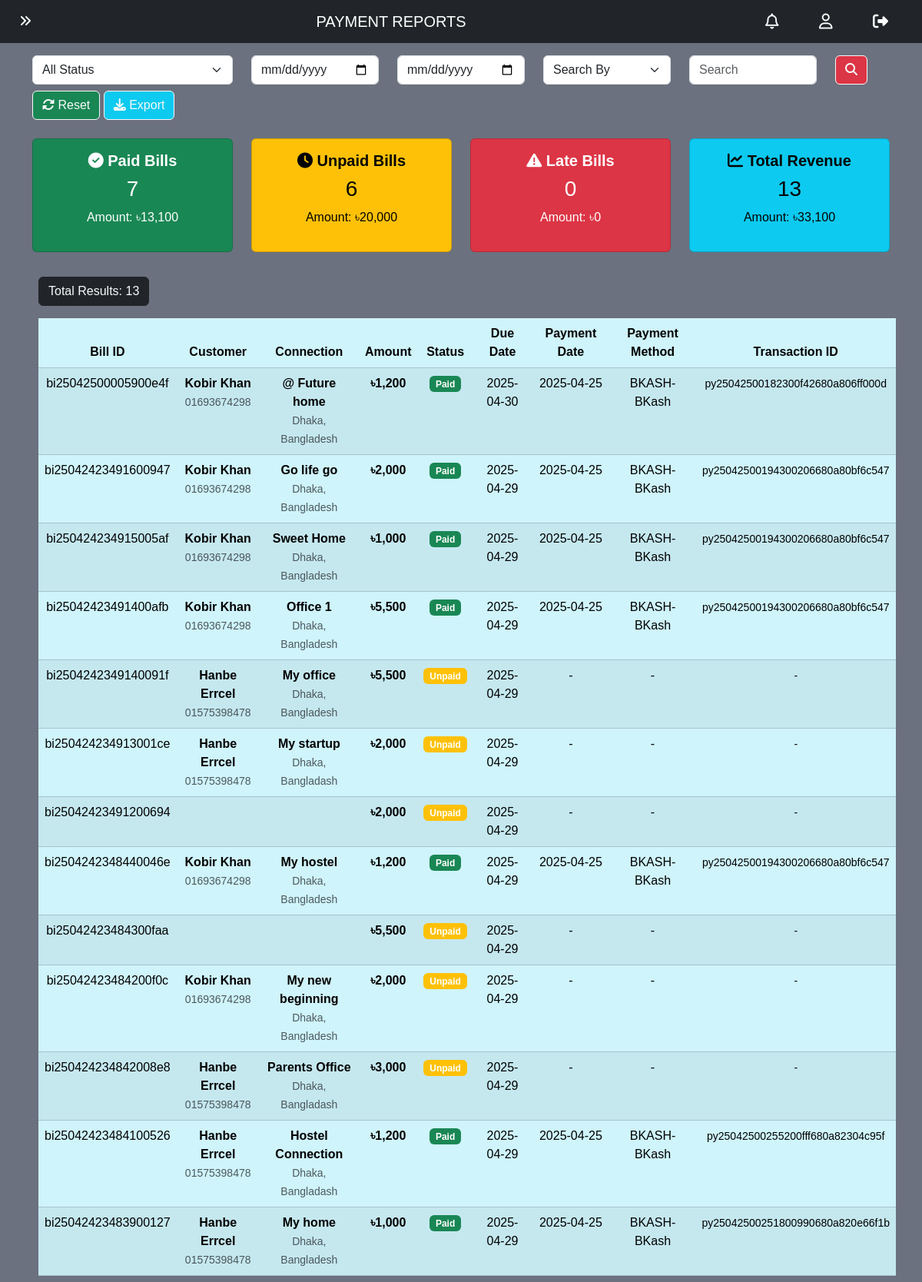
The page /paymentreport.php (signed in) on the database its author committed.
### tables this page shows
CREATE TABLE `bill` (
  `id` varchar(50) NOT NULL,
  `connection_id` varchar(50) DEFAULT NULL,
  `amount` int DEFAULT NULL,
  `state` text,
  `due_date` date DEFAULT NULL,
  `payment_id` varchar(50) DEFAULT NULL
);

CREATE TABLE `customer` (
  `id` varchar(50) NOT NULL,
  `name` varchar(100) DEFAULT NULL,
  `email` varchar(100) DEFAULT NULL,
  `phone` varchar(20) DEFAULT NULL,
  `address` varchar(100) DEFAULT NULL,
  `password` varchar(100) DEFAULT NULL,
  `nid` varchar(15) DEFAULT NULL,
  `gender` text NOT NULL,
  `photo` varchar(100) DEFAULT NULL
);

CREATE TABLE `connections` (
  `id` varchar(50) NOT NULL,
  `name` varchar(100) DEFAULT NULL,
  `address` varchar(200) DEFAULT NULL,
  `type` varchar(50) DEFAULT NULL,
  `customer_id` varchar(50) DEFAULT NULL,
  `plan_id` varchar(50) DEFAULT NULL,
  `state` varchar(30) DEFAULT NULL,
  `starting_date` date NOT NULL,
  `submission_date` date DEFAULT NULL,
  `req_plan` varchar(50) DEFAULT NULL
);

CREATE TABLE `payments` (
  `id` varchar(50) NOT NULL,
  `customer_id` varchar(50) DEFAULT NULL,
  `amount` double DEFAULT NULL,
  `state` varchar(10) DEFAULT NULL,
  `tran_id` varchar(50) DEFAULT NULL,
  `currency` varchar(10) DEFAULT 'BDT',
  `pay_date` datetime DEFAULT NULL,
  `val_id` varchar(27) DEFAULT NULL,
  `card_type` varchar(50) DEFAULT NULL,
  `store_amount` decimal(10,2) DEFAULT NULL,
  `bank_tran_id` varchar(27) DEFAULT NULL,
  `tran_status` varchar(10) DEFAULT NULL,
  `card_issuer` varchar(50) DEFAULT NULL,
  `card_brand` varchar(50) DEFAULT NULL,
  `card_sub_brand` varchar(50) DEFAULT NULL,
  `card_issuer_country` varchar(50) DEFAULT NULL,
  `card_issuer_country_code` varchar(5) DEFAULT NULL,
  `store_id` varchar(18) DEFAULT NULL,
  `verify_sign` varchar(32) DEFAULT NULL,
  `verify_sign_sha2` varchar(64) DEFAULT NULL,
  `risk_level` int DEFAULT NULL,
  `risk_title` varchar(10) DEFAULT NULL
);

### paymentreport.php (the view, shortened to what this page needs)
<!DOCTYPE html>
<html lang="en">
<head>
    <?php include '_link_common.php'; ?>
    <link rel="stylesheet" href="footer.css">
    <link rel="stylesheet" href="navbar.css">
</head>
<body>
    <?php
        require '_nav_admin.php';
        if(isset($_GET['status_filter'])){
            $status_filter = $_GET['status_filter'];
        } else {
            $status_filter = "all";
        }
        if(isset($_GET['date_from']) && isset($_GET['date_to'])){
            $date_from = $_GET['date_from'];
            $date_to = $_GET['date_to'];
        } else {
            $date_from = "";
            $date_to = "";
        }
    ?>
    <div class="container my-3">
        <form method="get">
            <div class="row">
                <div class="col-md-3">
                    <select class="form-select" name="status_filter">
                        <option value="all" <?php echo ($status_filter == "all") ? "selected" : ""; ?>>All Status</option>
                    </select>
                </div>
                <div class="col-md-2">
                    <input type="date" class="form-control" name="date_from" value="<?php echo $date_from; ?>" placeholder="From Date">
                </div>
                <div class="col-md-2">
                    <input type="date" class="form-control" name="date_to" value="<?php echo $date_to; ?>" placeholder="To Date">
                </div>
                <div class="col-md-2">
                    <select class="form-select" name="key">
                        <option value="all" <?php echo (isset($key) && $key=="all") ? "selected" : ""; ?>>Search By</option>
                    </select>
                </div>
                <div class="col-md-2">
                    <input type="text" class="form-control" name="word" placeholder="Search" value="<?php echo isset($word) ? $word : ""; ?>">
                </div>
                <div class="col-md-1">
                    <button class="btn btn-danger btn-outline-light" name="search" type="submit">
                        <i class="fa-solid fa-magnifying-glass"></i>
                    </button>
                </div>
            </div>
            <div class="row mt-2">
                <div class="col-12">
                    <button class="btn btn-success btn-outline-light" name="reset" type="submit">
                        <i class="fa-solid fa-rotate"></i> Reset
                    </button>
                    <button class="btn btn-info btn-outline-light" name="export" type="submit">
                        <i class="fa-solid fa-download"></i> Export
                    </button>
                </div>
            </div>
        </form>
    </div>
    <?php
        require '_database_connect.php';
        $payment_sql = "SELECT
            b.id AS bill_id,
            b.amount,
            b.state,
            b.due_date,
            b.payment_id,
            c.name AS connection_name,
            c.address AS connection_address,
            c.type AS connection_type,
            c.state AS connection_state,
            cus.name AS customer_name,
            cus.phone AS customer_phone,
            cus.email AS customer_email,
            p.pay_date,
            p.tran_id,
            p.card_type,
            p.tran_status
        FROM bill b
        LEFT JOIN connections c ON b.connection_id = c.id
        LEFT JOIN customer cus ON c.customer_id = cus.id
        LEFT JOIN payments p ON b.payment_id = p.id
        WHERE 1=1";
        $payment_sql .= " ORDER BY b.due_date DESC, b.id DESC";
        $payment_result = mysqli_query($connect, $payment_sql);
        $total_payments = mysqli_num_rows($payment_result);
        $stats_sql = "SELECT
            COUNT(*) as total_bills,
            SUM(CASE WHEN state = 'Paid' THEN 1 ELSE 0 END) as paid_bills,
            SUM(CASE WHEN state = 'Unpaid' THEN 1 ELSE 0 END) as unpaid_bills,
            SUM(CASE WHEN state = 'Late' THEN 1 ELSE 0 END) as late_bills,
            SUM(amount) as total_amount,
            SUM(CASE WHEN state = 'Paid' THEN amount ELSE 0 END) as paid_amount,
            SUM(CASE WHEN state = 'Unpaid' THEN amount ELSE 0 END) as unpaid_amount,
            SUM(CASE WHEN state = 'Late' THEN amount ELSE 0 END) as late_amount
        FROM bill";
        $stats_result = mysqli_query($connect, $stats_sql);
        $stats = mysqli_fetch_assoc($stats_result);
        echo "
        <div class='container mt-4'>
            <div class='row'>
                <div class='col-md-3'>
                    <div class='card text-bg-success'>
                        <div class='card-body text-center'>
                            <h5><i class='fa-solid fa-check-circle'></i> Paid Bills</h5>
                            <h3>$stats[paid_bills]</h3>
                            <p>Amount: ৳" . number_format($stats['paid_amount']) . "</p>
                        </div>
                    </div>
                </div>
                <div class='col-md-3'>
                    <div class='card text-bg-warning'>
                        <div class='card-body text-center'>
                            <h5><i class='fa-solid fa-clock'></i> Unpaid Bills</h5>
                            <h3>$stats[unpaid_bills]</h3>
                            <p>Amount: ৳" . number_format($stats['unpaid_amount']) . "</p>
                        </div>
                    </div>
                </div>
                <div class='col-md-3'>
                    <div class='card text-bg-danger'>
                        <div class='card-body text-center'>
                            <h5><i class='fa-solid fa-exclamation-triangle'></i> Late Bills</h5>
                            <h3>$stats[late_bills]</h3>
                            <p>Amount: ৳" . number_format($stats['late_amount']) . "</p>
                        </div>
                    </div>
                </div>
                <div class='col-md-3'>
                    <div class='card text-bg-info'>
                        <div class='card-body text-center'>
                            <h5><i class='fa-solid fa-chart-line'></i> Total Revenue</h5>
                            <h3>$stats[total_bills]</h3>
                            <p>Amount: ৳" . number_format($stats['total_amount']) . "</p>
                        </div>
                    </div>
                </div>
            </div>
        </div>";
        if($total_payments > 0){
            echo "
            <div class='container overflow-x-scroll mt-4'>
                <div class='num_of_res text-light btn btn-dark m-2'>
                    <h7 class='pt-2'>Total Results: $total_payments</h7>
                </div>
                <table class='table table-info table-striped table-hover m-2 p-2 text-center'>
                    <thead>
                        <tr>
                            <th>Bill ID</th>
                            <th>Customer</th>
                            <th>Connection</th>
                            <th>Amount</th>
                            <th>Status</th>
                            <th>Due Date</th>
                            <th>Payment Date</th>
                            <th>Payment Method</th>
                            <th>Transaction ID</th>
                        </tr>
                    </thead>
                    <tbody>";
            while($payment = mysqli_fetch_assoc($payment_result)){
                $status_badge = "";
                switch($payment['state']) {
                    case 'Paid':
                        $status_badge = "<span class='badge bg-success'>Paid</span>";
                        break;
                    case 'Unpaid':
                        $status_badge = "<span class='badge bg-warning'>Unpaid</span>";
                        break;
                }
                $payment_date = !empty($payment['pay_date']) ? date('Y-m-d', strtotime($payment['pay_date'])) : '-';
                $card_type = !empty($payment['card_type']) ? $payment['card_type'] : '-';
                $tran_id = !empty($payment['tran_id']) ? $payment['tran_id'] : '-';
                echo "<tr>
                        <td>$payment[bill_id]</td>
                        <td>
                            <strong>$payment[customer_name]</strong><br>
                            <small class='text-muted'>$payment[customer_phone]</small>
                        </td>
                        <td>
                            <strong>$payment[connection_name]</strong><br>
                            <small class='text-muted'>$payment[connection_address]</small>
                        </td>
                        <td><strong>৳" . number_format($payment['amount']) . "</strong></td>
                        <td>$status_badge</td>
                        <td>$payment[due_date]</td>
                        <td>$payment_date</td>
                        <td>$card_type</td>
                        <td><small>$tran_id</small></td>
                    </tr>";
            }
            echo "
                    </tbody>
                </table>
            </div>";
        }
    ?>
</body>
</html>

### variables.css (style rules this page uses)
:root { --carousel-btn-color: aqua; --body-background-color: #6B717E; --login-box-width: 400px; --login-box-height: 500px; --registration-box-width: 400px; --registration-box-height: 850px; }

### all_body.css (style rules this page uses)
* { font-family: Arial, Helvetica, sans-serif; }
body { width: 100%; margin: 0; background-color: var(--body-background-color); }
html { scroll-behavior: smooth; }

### footer.css (style rules this page uses)
:root { --footer-back: black; }

### dash.css (style rules this page uses)
h5 { font-weight: bolder; }

### rows shown on the page
bill: id "bi25042500005900e4f", customer.name "Kobir Khan", customer.phone "01693674298", connection.name "@ Future home", connection.address "Dhaka, Bangladesh", amount "1,200", state "Paid", due_date "2025-04-30", payment.pay_date "2025-04-25", payment.card_type "BKASH-BKash", payment.tran_id "py25042500182300f42680a806ff000d"
bill: id "bi25042423491600947", customer.name "Kobir Khan", customer.phone "01693674298", connection.name "Go life go", connection.address "Dhaka, Bangladesh", amount "2,000", state "Paid", due_date "2025-04-29", payment.pay_date "2025-04-25", payment.card_type "BKASH-BKash", payment.tran_id "py25042500194300206680a80bf6c547"
bill: id "bi250424234915005af", customer.name "Kobir Khan", customer.phone "01693674298", connection.name "Sweet Home", connection.address "Dhaka, Bangladesh", amount "1,000", state "Paid", due_date "2025-04-29", payment.pay_date "2025-04-25", payment.card_type "BKASH-BKash", payment.tran_id "py25042500194300206680a80bf6c547"
bill: id "bi25042423491400afb", customer.name "Kobir Khan", customer.phone "01693674298", connection.name "Office 1", connection.address "Dhaka, Bangladesh", amount "5,500", state "Paid", due_date "2025-04-29", payment.pay_date "2025-04-25", payment.card_type "BKASH-BKash", payment.tran_id "py25042500194300206680a80bf6c547"
bill: id "bi2504242349140091f", customer.name "Hanbe Errcel", customer.phone "01575398478", connection.name "My office", connection.address "Dhaka, Bangladesh", amount "5,500", state "Unpaid", due_date "2025-04-29", payment_date "-", card_type "-", tran_id "-"
bill: id "bi250424234913001ce", customer.name "Hanbe Errcel", customer.phone "01575398478", connection.name "My startup", connection.address "Dhaka, Bangladash", amount "2,000", state "Unpaid", due_date "2025-04-29", payment_date "-", card_type "-", tran_id "-"
bill: id "bi25042423491200694", amount "2,000", state "Unpaid", due_date "2025-04-29", payment_date "-", card_type "-", tran_id "-"
bill: id "bi2504242348440046e", customer.name "Kobir Khan", customer.phone "01693674298", connection.name "My hostel", connection.address "Dhaka, Bangladesh", amount "1,200", state "Paid", due_date "2025-04-29", payment.pay_date "2025-04-25", payment.card_type "BKASH-BKash", payment.tran_id "py25042500194300206680a80bf6c547"
bill: id "bi25042423484300faa", amount "5,500", state "Unpaid", due_date "2025-04-29", payment_date "-", card_type "-", tran_id "-"
bill: id "bi25042423484200f0c", customer.name "Kobir Khan", customer.phone "01693674298", connection.name "My new beginning", connection.address "Dhaka, Bangladesh", amount "2,000", state "Unpaid", due_date "2025-04-29", payment_date "-", card_type "-", tran_id "-"
bill: id "bi250424234842008e8", customer.name "Hanbe Errcel", customer.phone "01575398478", connection.name "Parents Office", connection.address "Dhaka, Bangladash", amount "3,000", state "Unpaid", due_date "2025-04-29", payment_date "-", card_type "-", tran_id "-"
bill: id "bi25042423484100526", customer.name "Hanbe Errcel", customer.phone "01575398478", connection.name "Hostel Connection", connection.address "Dhaka, Bangladash", amount "1,200", state "Paid", due_date "2025-04-29", payment.pay_date "2025-04-25", payment.card_type "BKASH-BKash", payment.tran_id "py25042500255200fff680a82304c95f"
bill: id "bi25042423483900127", customer.name "Hanbe Errcel", customer.phone "01575398478", connection.name "My home", connection.address "Dhaka, Bangladesh", amount "1,000", state "Paid", due_date "2025-04-29", payment.pay_date "2025-04-25", payment.card_type "BKASH-BKash", payment.tran_id "py25042500251800990680a820e66f1b"

### other values the page prints
$page_name "PAYMENT REPORTS"
$stats[paid_bills] "7"
$stats['paid_amount'] "13,100"
$stats[unpaid_bills] "6"
$stats['unpaid_amount'] "20,000"
$stats[late_bills] "0"
$stats['late_amount'] "0"
$stats[total_bills] "13"
$stats['total_amount'] "33,100"
$total_payments "13"
